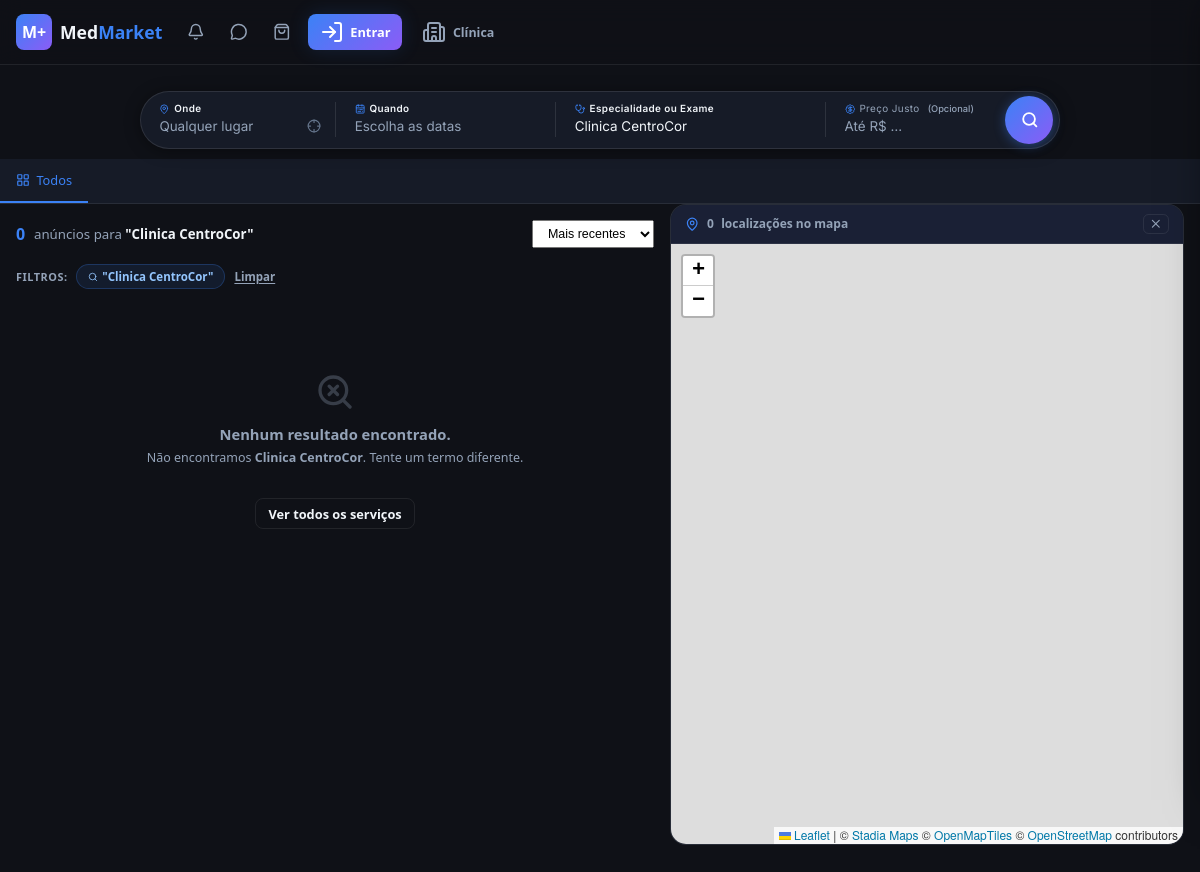
The app's page /?q=Clinica CentroCor, older data.
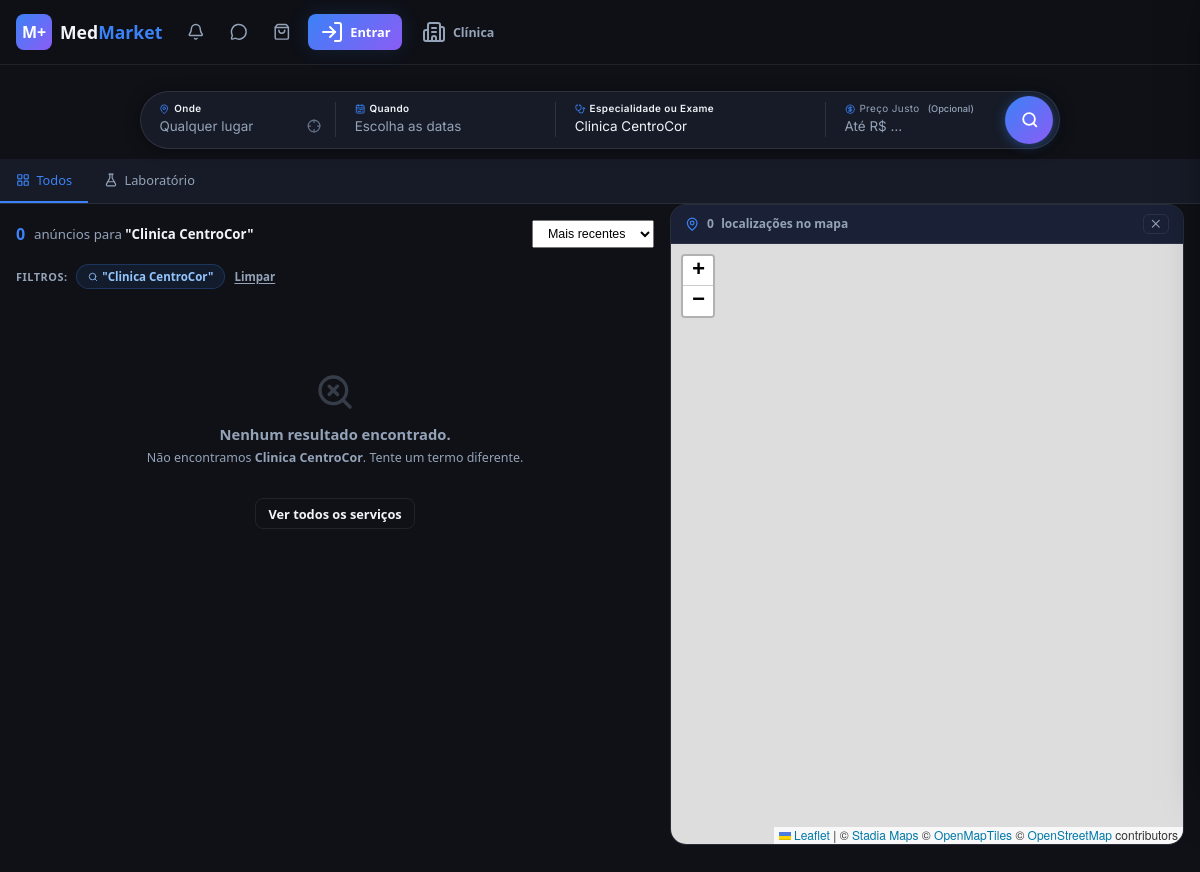
The same page, newer data.
### App/models.py (models this page shows, shortened)
class ClinicService(db.Model):
    __tablename__ = 'clinic_services'
    id          = db.Column(db.Integer,     primary_key=True)
    clinic_id   = db.Column(db.Integer,     db.ForeignKey('users.id'), nullable=False)
    title       = db.Column(db.String(150), nullable=False)
    doctor_name = db.Column(db.String(100), nullable=False)
    specialty   = db.Column(db.String(80),  nullable=False)
    price       = db.Column(db.Float,       nullable=False)
    description = db.Column(db.Text,        nullable=True)
    active      = db.Column(db.Boolean,     default=True)
    imagem_url  = db.Column(db.String(255),  nullable=True)   # relative path under static/
    logradouro       = db.Column(db.String(200),  nullable=True)
    numero           = db.Column(db.String(20),   nullable=True)
    complemento      = db.Column(db.String(100),  nullable=True)
    bairro           = db.Column(db.String(100),  nullable=True)
    cidade           = db.Column(db.String(100),  nullable=True)
    estado           = db.Column(db.String(2),    nullable=True)
    cep              = db.Column(db.String(9),    nullable=True)   # "00000-000"
    google_maps_link = db.Column(db.String(500),  nullable=True)
    lat              = db.Column(db.Float,        nullable=True)   # geocoded latitude
    lng              = db.Column(db.Float,        nullable=True)   # geocoded longitude
    created_at       = db.Column(db.DateTime,    server_default=db.func.now())
    service_category  = db.Column(db.String(20), nullable=False, default='consulta')
    exam_type         = db.Column(db.String(30), nullable=True)
    exam_orientations = db.Column(db.Text,       nullable=True)
    schedules        = db.relationship('ClinicSchedule', backref='service', lazy='dynamic',
                                       cascade='all, delete-orphan')
    appointments     = db.relationship('Appointment', backref='service', lazy='dynamic',
                                       foreign_keys='Appointment.service_id',
                                       cascade='all, delete-orphan')
    disponibilidades = db.relationship('Disponibilidade', backref='anuncio', lazy='dynamic',
                                       cascade='all, delete-orphan')
    reviews          = db.relationship('Review', backref='service', lazy='dynamic',
                                       cascade='all, delete-orphan')

class User(db.Model):
    __tablename__ = 'users'
    USER_TYPE_CLIENT = 'CLIENTE'
    USER_TYPE_CLINIC = 'CLINICA'
    id            = db.Column(db.Integer,     primary_key=True)
    email         = db.Column(db.String(120), unique=True, nullable=False, index=True)
    name          = db.Column(db.String(80),  nullable=False)
    password_hash = db.Column(db.String(256), nullable=False)
    cpf           = db.Column(db.String(11),  unique=True, nullable=True)
    telefone      = db.Column(db.String(20),  nullable=True)   # e.g. "(11) 99999-9999"
    user_type     = db.Column(db.String(10),  nullable=False, default='CLIENTE')
    clinic_profile = db.relationship(
        'ClinicProfile', back_populates='user',
        uselist=False, cascade='all, delete-orphan',
    )
    services = db.relationship(
        'ClinicService',
        foreign_keys='ClinicService.clinic_id',
        backref='clinic',
        lazy='dynamic',
        cascade='all, delete-orphan',
    )
    patient_appointments = db.relationship(
        'Appointment',
        foreign_keys='Appointment.user_id',
        backref='patient',
        lazy='dynamic',
    )
    documentos = db.relationship(
        'DocumentoPaciente',
        foreign_keys='DocumentoPaciente.paciente_id',
        back_populates='paciente',
        lazy=True,
    )

### app.py (the view, shortened to what this page needs)
@app.route("/")
def index():
    query = request.args.get("q", "")
    category = request.args.get("category", "")
    location_raw = request.args.get("location", "").strip()
    max_price_raw = request.args.get("max_price", "").strip()
    date_from = request.args.get("date_from", "").strip() or None
    date_to   = request.args.get("date_to", "").strip()   or None
    user_lat: float | None = None
    user_lng: float | None = None
    _ulat_raw = request.args.get("user_lat", "").strip()
    _ulng_raw = request.args.get("user_lng", "").strip()
    has_filters = bool(location_raw or category or query or max_price_raw or date_from or date_to or user_lat is not None)
    if request.args.get("home") == "1":
        session.pop("search_last_url", None)
    elif has_filters:
        qs = request.query_string.decode("utf-8")
        session["search_last_url"] = "/?" + qs
    elif not request.args:
        saved = session.get("search_last_url")
        if saved:
            return redirect(saved)
    max_price = None
    if max_price_raw:
        try:
            max_price = float(max_price_raw)
        except ValueError:
            pass
    service_type = request.args.get("tipo", "").strip() or None
    _location_filter = None if user_lat is not None else (location_raw or None)
    filtered = filter_listings(
        query,
        category if category else None,
        max_price=max_price,
        date_from=date_from,
        date_to=date_to,
        location=_location_filter,
        service_type=service_type,
    )
    if user_lat is not None and user_lng is not None:
        _center: tuple | None = (user_lat, user_lng)
    else:
        _loc_key = location_raw.split(",")[0].strip().lower() if location_raw else ""
        _center  = _CITY_COORDS.get(_loc_key) if _loc_key else None
    if _center and filtered:
        filtered = _sort_by_proximity_and_price(filtered, _center)
    partners = (
        db.session.query(User, func.count(ClinicService.id).label('svc_count'))
        .join(ClinicService, ClinicService.clinic_id == User.id)
        .filter(ClinicService.active == True, User.user_type == 'CLINICA')
        .group_by(User.id)
        .order_by(func.count(ClinicService.id).desc())
        .limit(6)
        .all()
    )
    _with_img = (
        ClinicService.query
        .filter(ClinicService.active == True, ClinicService.imagem_url.isnot(None))
        .order_by(ClinicService.created_at.desc())
        .limit(6)
        .all()
    )
    if len(_with_img) >= 3:
        banner_listings = _with_img
    else:
        banner_listings = (
            ClinicService.query
            .filter_by(active=True)
            .order_by(ClinicService.created_at.desc())
            .limit(6)
            .all()
        )
    search_performed = bool(location_raw or category or query or user_lat is not None)
    if user_lat is not None and user_lng is not None:
        _loc_center_json = json.dumps({"lat": user_lat, "lng": user_lng})
    else:
        _loc_center_json = _resolve_location_center(location_raw, query)
    return render_template(
        "index.html",
        listings=filtered,
        categories=_load_categories(),
        locations=_load_locations(),
        query=query,
        selected_category=category,
        chat_messages=_load_global_chat(),
        is_logged_in=session.get("user") is not None,
        partners=partners,
        banner_listings=banner_listings,
        map_points_json=_build_map_points(filtered),
        location_center_json=_loc_center_json,
        search_performed=search_performed,
        google_maps_key=app.config.get("GOOGLE_MAPS_KEY", ""),
        user_lat=user_lat,
        user_lng=user_lng,
    )

### app.py (called while the page is built, shortened)
def _load_categories():
    rows = (
        db.session.query(ClinicService.specialty)
        .filter(ClinicService.active == True, ClinicService.specialty.isnot(None))
        .distinct()
        .all()
    )
    specialties = sorted({r[0].strip() for r in rows if r[0] and r[0].strip()})
    return [
        {"name": s, "icon": _CATEGORY_ICONS.get(s, _DEFAULT_ICON)}
        for s in specialties
    ]

def _load_locations():
    rows = (
        db.session.query(ClinicService.cidade, ClinicService.estado)
        .filter(
            ClinicService.active == True,
            ClinicService.cidade.isnot(None),
            ClinicService.cidade != "",
        )
        .distinct()
        .all()
    )
    locs = set()
    for cidade, estado in rows:
        c = cidade.strip() if cidade else ""
        e = estado.strip().upper() if estado else ""
        if c:
            locs.add(f"{c}, {e}" if e else c)
    return sorted(locs)

def _is_exam_query(q: str) -> bool:
    return any(kw in q.lower() for kw in _EXAM_KEYWORDS)

def _build_map_points(listings: list) -> str:
    points = []
    return json.dumps(points)

### templates/index.html (shortened to what the changed rows need)
{% extends "base.html" %}
{% block extra_css %}
<link rel="stylesheet" href="{{ url_for('static', filename='css/vitrine.css') }}" />
<link rel="stylesheet" href="https://cdn.jsdelivr.net/npm/swiper@11/swiper-bundle.min.css" />
<link rel="stylesheet" href="https://unpkg.com/leaflet@1.9.4/dist/leaflet.css" />
{% endblock %}
{% block content %}
<nav class="category-bar">
  <div class="container category-inner">
    {% for cat in categories %}
    <a href="/?category={{ cat.name }}{% if query %}&q={{ query }}{% endif %}"
       class="category-item {% if selected_category == cat.name %}active{% endif %}">
      <i data-lucide="{{ cat.icon }}"></i><span>{{ cat.name }}</span>
    </a>
    {% endfor %}
  </div>
</nav>
<div class="vitrine-outer{% if not search_performed %} vitrine-outer--full{% endif %}">
<div class="vitrine-wrap">
  <div class="vitrine-hdr">
    <div style="display:flex;align-items:center;gap:.55rem;">
      <span style="font-size:.83rem;color:var(--muted);">
        anúncio{{ 's' if listings|length != 1 else '' }}
        {%- if user_lat is not none and user_lng is not none %} próximos a <strong style="color:#3b82f6;"><i data-lucide="crosshair" style="width:.7rem;height:.7rem;vertical-align:middle;"></i> Minha Localização</strong>
        {%- elif selected_category %} em <strong style="color:var(--fg);">{{ selected_category }}</strong>
        {%- elif query %} para <strong style="color:var(--fg);">"{{ query }}"</strong>
        {%- elif request.args.get('location') %} em <strong style="color:var(--fg);">{{ request.args.get('location') }}</strong>
        {%- else %} em destaque{%- endif %}
      </span>
    </div>
  </div>
  {%- set _loc  = request.args.get('location', '') -%}
  {%- set _df   = request.args.get('date_from', '') -%}
  {%- set _dt   = request.args.get('date_to', '') -%}
  {%- set _mp   = request.args.get('max_price', '') -%}
  {%- set _tipo = request.args.get('tipo', '') -%}
  {%- if _loc or _df or selected_category or query or _mp or _tipo or (user_lat is not none and user_lng is not none) %}
  <div class="sp-active-filters">
    <span class="sp-filters-label">Filtros:</span>
    {% if selected_category %}
    <span class="sp-filter-chip">
      <i data-lucide="stethoscope" class="sp-fc-icon"></i>{{ selected_category }}
    </span>
    {% elif query %}
    <span class="sp-filter-chip">
      <i data-lucide="search" class="sp-fc-icon"></i>"{{ query }}"
    </span>
    {% endif %}
    <a href="/?home=1" class="sp-filter-clear">Limpar</a>
  </div>
  {%- endif %}
  {% if listings %}
  <div class="vm-grid" id="vmGrid">
    {% for listing in listings %}
    {%- set cname = listing.clinic.clinic_profile.razao_social if listing.clinic.clinic_profile else listing.clinic.name -%}
    <a href="/listing/{{ listing.id }}" class="vm-card fade-in"
       data-price="{{ listing.price | int }}"
       data-cat="{{ listing.specialty | lower | e }}"
       data-title="{{ listing.title | lower | e }}"
       data-delay="{{ loop.index0 }}">
      <div class="vm-img-wrap">
        <img class="vm-img"
             src="{% if listing.imagem_url %}{{ url_for('static', filename=listing.imagem_url) }}{% else %}https://images.unsplash.com/photo-1576091160550-2173dba999ef?w=480&h=320&fit=crop{% endif %}"
             alt="{{ listing.title | e }}" loading="lazy">
        <span class="vm-badge-cat">{{ listing.specialty or 'Serviço' }}</span>
        {% if listing.service_category == 'exame' %}
        <span class="vm-badge-tipo vm-badge-tipo--exame">Exame</span>
        {% elif listing.service_category == 'pacote' %}
        <span class="vm-badge-tipo vm-badge-tipo--pacote">Pacote</span>
        {% else %}
        <span class="vm-badge-tipo vm-badge-tipo--consulta">Consulta</span>
        {% endif %}
        {%- set _slots = listing.disponibilidades.filter_by(status=True).count() -%}
        {% if _slots > 0 %}
        <span class="vm-badge-status vm-badge-status--avail">
          <span class="vm-badge-dot"></span>
          {{ _slots }} vaga{{ 's' if _slots != 1 else '' }}
        </span>
        {% elif listing.active %}
        <span class="vm-badge-status">Ativo</span>
        {% endif %}
        <div class="vm-overlay">
          <div class="vm-overlay-btn">
            <i data-lucide="calendar-plus" style="width:1rem;height:1rem;"></i>
          </div>
        </div>
      </div>
      <div class="vm-body">
        <div class="vm-clinic-row">
          <div class="vm-av">{{ (cname or 'M')[0] | upper }}</div>
          <span class="vm-clinic-nm" title="{{ cname | e }}">{{ cname | truncate(22, true, '…') }}</span>
        </div>
        <h3 class="vm-card-title">{{ listing.title }}</h3>
        {% if listing.doctor_name %}
        <div class="vm-doctor">
          <i data-lucide="user-round" style="width:.68rem;height:.68rem;flex-shrink:0;"></i>
          {{ listing.doctor_name }}
        </div>
        {% endif %}
        <div class="vm-footer">
          <span class="vm-price">R$&nbsp;{{ "{:,.0f}".format(listing.price).replace(",", ".") }}</span>
          <span class="vm-cta-hint">
            <i data-lucide="calendar-check" style="width:.65rem;height:.65rem;"></i>
            Agendar
          </span>
        </div>
      </div>
    </a>
    {% endfor %}
  </div>
  {% else %}
  <div class="vm-empty-state">
    {%- set _loc2 = request.args.get('location','') -%}
    {%- set _q2   = query or selected_category -%}
    {%- set _mp2  = request.args.get('max_price','') -%}
    <p style="font-size:.78rem;color:var(--muted);margin-bottom:1rem;">
      {%- if _q2 and _loc2 -%}
        Não encontramos <strong>{{ _q2 }}</strong> em <strong>{{ _loc2 }}</strong>.
      {%- elif _q2 -%}
        Não encontramos <strong>{{ _q2 }}</strong>. Tente um termo diferente.
      {%- elif _loc2 -%}
        Nenhum serviço disponível em <strong>{{ _loc2 }}</strong>.
      {%- elif _mp2 -%}
        Nenhum serviço encontrado até R$ {{ _mp2 }}.
      {%- else -%}
        Tente ampliar os critérios de busca ou explore todas as especialidades.
      {%- endif %}
    </p>
  </div>
  {% endif %}
</div>
</div>
{% endblock %}

Row changes from the older to the newer data that the page shows:
added ClinicService: name "Laboratório"
added User: name "Clinica CentroCor"
Text that changed along with them:
{{ query }}: "Clinica CentroCor" → (not shown)
{{ _q2 }}: "Clinica CentroCor" → (not shown)
